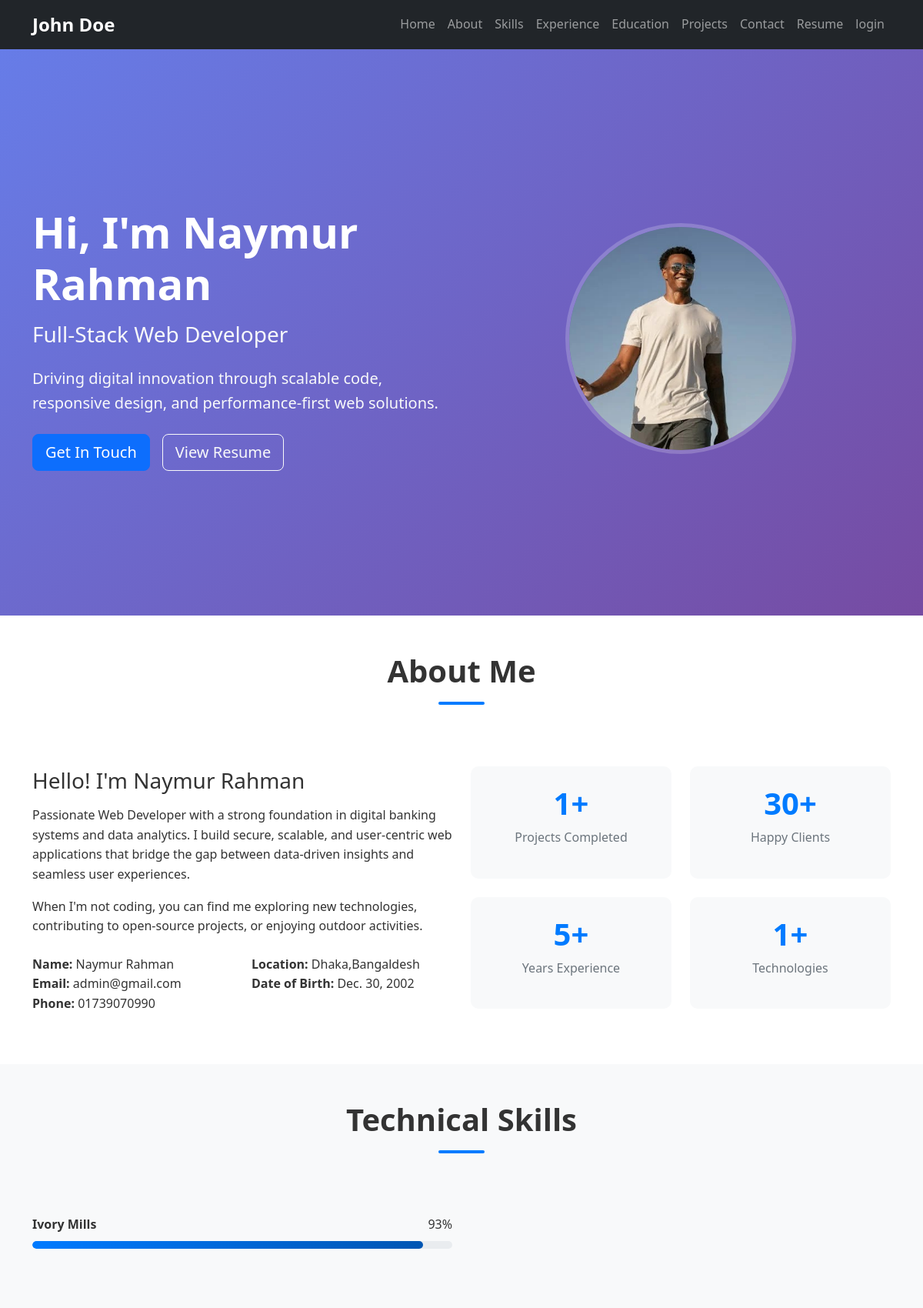
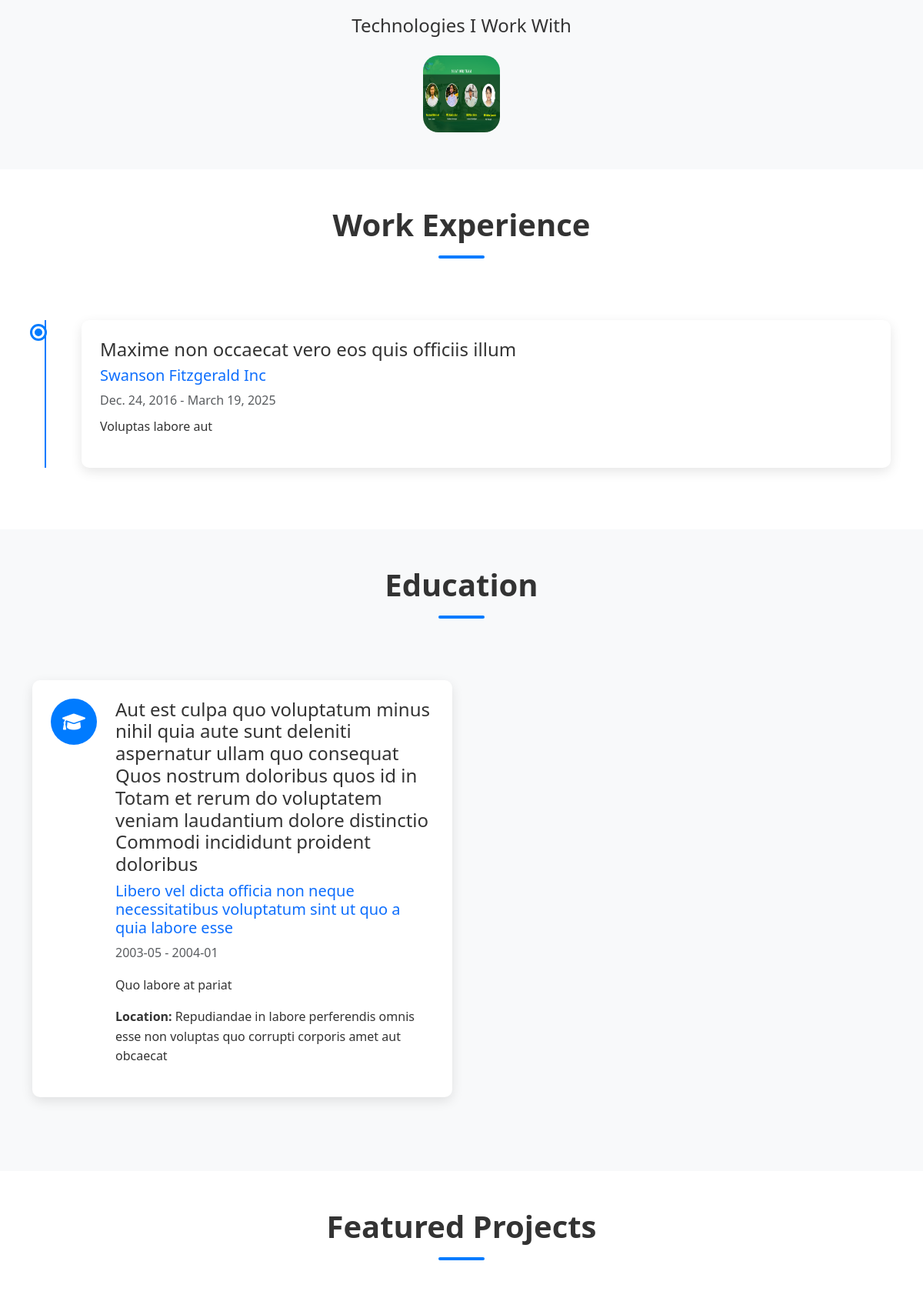
The page / (upper part) on the database its author committed (2 pictures, top to bottom).
### app/models.py (models this page shows, shortened)
class CustomUserModel(AbstractUser):
    fullname = models.CharField(max_length=255, null=True, blank=True)
    phone = models.CharField(max_length=20, null=True, blank=True)
    title = models.CharField(max_length=100, help_text="Professional title (e.g., Full Stack Developer)", null=True, blank=True)
    date_of_birth = models.DateField(null=True, blank=True)
    bio = models.TextField(max_length=500, help_text="Short bio for hero section", null=True, blank=True)
    about_description = models.TextField(help_text="Detailed about description", null=True, blank=True)
    profile_image = models.ImageField(upload_to='profile_images/', blank=True, null=True)
    resume_file = models.FileField(upload_to='resumes/', blank=True, null=True)
    location = models.CharField(max_length=100, null=True, blank=True)
    linkedin_url = models.URLField(null=True, blank=True)
    github_url = models.URLField(null=True, blank=True)
    twitter_url = models.URLField(null=True, blank=True)
    instagram_url = models.URLField(null=True, blank=True)
    created_at = models.DateTimeField(auto_now_add=True)
    updated_at = models.DateTimeField(auto_now=True)

class skillModel(models.Model):
    user = models.ForeignKey(CustomUserModel, on_delete=models.CASCADE, related_name='skills')
    skill_name = models.CharField(max_length=100)
    image = models.ImageField(upload_to='skill_images/', blank=True, null=True)
    level = models.PositiveIntegerField(default=0, null=True, blank=True)
    created_at = models.DateTimeField(auto_now_add=True)
    updated_at = models.DateTimeField(auto_now=True)

class experienceModel(models.Model):
    user = models.ForeignKey(CustomUserModel, on_delete=models.CASCADE, related_name='experiences')
    job_title = models.CharField(max_length=200)
    company_name = models.CharField(max_length=200)
    location = models.CharField(max_length=100, null=True, blank=True)
    start_date = models.DateField()
    end_date = models.DateField(null=True, blank=True)
    description = models.TextField()
    created_at = models.DateTimeField(auto_now_add=True)
    updated_at = models.DateTimeField(auto_now=True)

class educationModel(models.Model):
    user = models.ForeignKey(CustomUserModel, on_delete=models.CASCADE, related_name='educations')
    degree = models.CharField(max_length=200)
    field_of_study = models.CharField(max_length=200)
    institution = models.CharField(max_length=200)
    start_date = models.DateField()
    end_date = models.DateField(null=True, blank=True)
    description = models.TextField()
    location = models.CharField(max_length=100, null=True, blank=True)
    cgpa = models.CharField(max_length=50, null=True, blank=True)
    out_of = models.CharField(max_length=50, null=True, blank=True)
    created_at = models.DateTimeField(auto_now_add=True)
    updated_at = models.DateTimeField(auto_now=True)

### app/views.py (the view)
# urls.py: path('', home_view, name='home'),
def home_view(request,user_id=None):
    if user_id:
        user_profile = get_object_or_404(CustomUserModel, id=user_id)
    else:
        user_profile = CustomUserModel.objects.order_by('-id').first()
    skills = skillModel.objects.filter(user=user_profile)
    projects = projectModel.objects.filter(user=user_profile).order_by('-created_at')
    for project in projects:
        project.tech_list = [t.strip() for t in (project.track_user or "").split(",")]
    experiences = experienceModel.objects.filter(user=user_profile)
    educations = educationModel.objects.filter(user=user_profile).order_by('-start_date')
    project_count = projects.filter(user=user_profile).count()
    technology=skillModel.objects.filter(user=user_profile).count()
    form = ContactForm(request.POST or None)
    form = ContactForm(request.POST or None)
    if request.method == 'POST':
        if form.is_valid():
            form.save()
            messages.success(request, "Thank you for your message!")  # <-- correct
            return redirect('home')
    context = {
        'user_profile': user_profile,
        'skills': skills,
        'projects': projects,
        'experiences': experiences,
        'educations': educations,
        'user': user_profile,
        'project_count': project_count,
        'technology': technology,
        'form': form
    }
    return render(request, 'frontend/index.html', context)

### app/templates/frontend/index.html (shortened to what this page needs)
{% load static %}
<!DOCTYPE html>
<html lang="en">
<head>
    <link href="https://cdn.jsdelivr.net/npm/bootstrap@5.3.0/dist/css/bootstrap.min.css" rel="stylesheet">
    <link href="https://cdnjs.cloudflare.com/ajax/libs/font-awesome/6.0.0/css/all.min.css" rel="stylesheet">
    <link href="{% static 'styles.css' %}" rel="stylesheet">
</head>
<body>
    <nav class="navbar navbar-expand-lg navbar-dark bg-dark fixed-top">
        <div class="container">
            <a class="navbar-brand fw-bold" href="#home">John Doe</a>
            <div class="collapse navbar-collapse" id="navbarNav">
                <ul class="navbar-nav ms-auto">
                    <li class="nav-item">
                        <a class="nav-link" href="#home">Home</a>
                    </li>
                    <li class="nav-item">
                        <a class="nav-link" href="#about">About</a>
                    </li>
                    <li class="nav-item">
                        <a class="nav-link" href="#skills">Skills</a>
                    </li>
                    <li class="nav-item">
                        <a class="nav-link" href="#experience">Experience</a>
                    </li>
                    <li class="nav-item">
                        <a class="nav-link" href="#education">Education</a>
                    </li>
                    <li class="nav-item">
                        <a class="nav-link" href="#projects">Projects</a>
                    </li>
                    <li class="nav-item">
                        <a class="nav-link" href="#contact">Contact</a>
                    </li>
                    <li class="nav-item">
                        <a class="nav-link" href="{% url 'resume' %}">Resume</a>
                    </li>
                    <li class="nav-item">
                        <a class="nav-link" href="{% url 'login' %}">login</a>
                    </li>
                </ul>
            </div>
        </div>
    </nav>
    <section id="home" class="hero-section d-flex align-items-center">
        <div class="container">
            <div class="row align-items-center">
                <div class="col-lg-6">
                    <h1 class="display-4 fw-bold text-white mb-3">Hi, I'm {{user.fullname}}</h1>
                    <h2 class="h3 text-light mb-4">{{user.title}}</h2>
                    <p class="lead text-light mb-4">{{user.bio}}</p>
                    <div class="d-flex gap-3">
                        <a href="#contact" class="btn btn-primary btn-lg">Get In Touch</a>
                        {% if user.resume_file %}<a href="{{user.resume_file.url}}" class="btn btn-outline-light btn-lg" target="_blank">View Resume</a>{% endif %}
                    </div>
                </div>
                <div class="col-lg-6 text-center">
                    {% if user.profile_image %}<img src="{{user.profile_image.url}}" alt="{{user.fullname}}" class="img-fluid rounded-circle profile-img">{% endif %}
                </div>
            </div>
        </div>
    </section>
    <section id="about" class="py-5">
        <div class="container">
            <div class="row">
                <div class="col-lg-12 text-center mb-5">
                    <h2 class="section-title">About Me</h2>
                    <div class="section-divider"></div>
                </div>
            </div>
            <div class="row align-items-center">
                <div class="col-lg-6">
                    <h3 class="mb-3">Hello! I'm {{user.fullname}}</h3>
                    <p class="mb-3">{{user.about_description}}</p>
                    <p class="mb-4">When I'm not coding, you can find me exploring new technologies, contributing to open-source projects, or enjoying outdoor activities.</p>
                    <div class="row">
                        <div class="col-md-6">
                            <ul class="list-unstyled">
                                <li><strong>Name:</strong> {{user.fullname}}</li>
                                <li><strong>Email:</strong> {{user.email}}</li>
                                <li><strong>Phone:</strong> {{user.phone}}</li>
                            </ul>
                        </div>
                        <div class="col-md-6">
                            <ul class="list-unstyled">
                                <li><strong>Location:</strong> {{user.location}}</li>
                                <li><strong>Date of Birth:</strong> {{user.date_of_birth}}</li>
                            </ul>
                        </div>
                    </div>
                </div>
                <div class="col-lg-6">
                    <div class="about-stats">
                        <div class="row text-center">
                            <div class="col-6 mb-4">
                                <div class="stat-item">
                                    <h3 class="stat-number">{{project_count}}+</h3>
                                    <p class="stat-label">Projects Completed</p>
                                </div>
                            </div>
                            <div class="col-6 mb-4">
                                <div class="stat-item">
                                    <h3 class="stat-number">30+</h3>
                                    <p class="stat-label">Happy Clients</p>
                                </div>
                            </div>
                            <div class="col-6 mb-4">
                                <div class="stat-item">
                                    <h3 class="stat-number">5+</h3>
                                    <p class="stat-label">Years Experience</p>
                                </div>
                            </div>
                            <div class="col-6 mb-4">
                                <div class="stat-item">
                                    <h3 class="stat-number">{{technology}}+</h3>
                                    <p class="stat-label">Technologies</p>
                                </div>
                            </div>
                        </div>
                    </div>
                </div>
            </div>
        </div>
    </section>
    <section id="skills" class="py-5 bg-light">
        <div class="container">
            <div class="row">
                <div class="col-lg-12 text-center mb-5">
                    <h2 class="section-title">Technical Skills</h2>
                    <div class="section-divider"></div>
                </div>
            </div>
            <div class="row">
                {% for skill in skills %}
                <div class="col-lg-6 mb-4">
                    <div class="skill-item">
                        <div class="d-flex justify-content-between mb-2">
                            <span class="skill-name">{{ skill.skill_name }}</span>
                            <span class="skill-percentage">{{ skill.level }}%</span>
                        </div>
                        <div class="progress">
                            <div class="progress-bar" style="width: {{ skill.level }}%"></div>
                        </div>
                    </div>
                </div>
                {% endfor %}
            </div>
            <div class="row mt-5">
                <div class="col-12 text-center">
                    <h4 class="mb-4">Technologies I Work With</h4>
                    <div class="tech-icons">
                        {% for skill in skills %}
                            <div class="tech-icon">
                                <img src="{{ skill.image.url }}" alt="{{ skill.skill_name }}" title="{{ skill.skill_name }}">
                            </div>
                        {% endfor %}
                    </div>
                </div>
            </div>
        </div>
    </section>
    <section id="experience" class="py-5">
        <div class="container">
            <div class="row">
                <div class="col-lg-12 text-center mb-5">
                    <h2 class="section-title">Work Experience</h2>
                    <div class="section-divider"></div>
                </div>
            </div>
            <div class="row">
                <div class="col-lg-12">
                    <div class="timeline">
                        {% for experience in experiences %}
                        <div class="timeline-item">
                            <div class="timeline-marker"></div>
                            <div class="timeline-content">
                                <h4>{{ experience.job_title }}</h4>
                                <h5 class="text-primary">{{ experience.company_name }}</h5>
                                <p class="text-muted mb-2">{{ experience.start_date }} - {% if   experience.end_date %}{{ experience.end_date }}{% else %}Present{% endif %}</p>
                                <p>{{ experience.description }}</p>
                            </div>
                        </div>
                        {% endfor %}
                    </div>
                </div>
            </div>
        </div>
    </section>
    <section id="education" class="py-5 bg-light">
        <div class="container">
            <div class="row">
                <div class="col-lg-12 text-center mb-5">
                    <h2 class="section-title">Education</h2>
                    <div class="section-divider"></div>
                </div>
            </div>
            <div class="row">
                 {% for education in educations %}
    <div class="col-lg-6 mb-4">
        <div class="education-item">
            <div class="education-icon">
                <i class="fas fa-graduation-cap"></i>
            </div>
            <div class="education-content">
                <h4>{{ education.degree }} in {{ education.field_of_study }}</h4>
                <h5 class="text-primary">{{ education.institution }}</h5>
                <p class="text-muted">
                    {{ education.start_date|date:"Y-m" }} -
                    {% if education.end_date %}{{ education.end_date|date:"Y-m" }}{% else %}Present{% endif %}
                </p>
                <p>{{ education.description }}</p>
                {% if education.location %}
                <p><strong>Location:</strong> {{ education.location }}</p>
                {% endif %}
            </div>
        </div>
    </div>
    {% empty %}
    <p>No education records found.</p>
    {% endfor %}
            </div>
        </div>
    </section>
    <section id="projects" class="py-5">
        <div class="container">
            <div class="row">
                <div class="col-lg-12 text-center mb-5">
                    <h2 class="section-title">Featured Projects</h2>
                    <div class="section-divider"></div>
                </div>
            </div>
        </div>
    </section>
</body>
</html>

### rows shown on the page
CustomUserModel: title "Full-Stack Web Developer", bio "Driving digital innovation through scalable code, responsive design, and performance-first web solutions.", profile_image (picture), fullname "Naymur Rahman", about_description "Passionate Web Developer with a strong foundation in digital banking systems and data analytics. I build secure, scalable, and user-centric web applications that bridge the gap between data-driven insights and seamless user experiences.", email "admin@gmail.com", phone "01739070990", location "Dhaka,Bangaldesh", date_of_birth "Dec. 30, 2002"
skillModel: skill_name "Ivory Mills", level "93", image (picture)
experienceModel: job_title "Maxime non occaecat vero eos quis officiis illum", company_name "Swanson Fitzgerald Inc", start_date "Dec. 24, 2016", end_date "March 19, 2025", description "Voluptas labore aut"
educationModel: degree "Aut est culpa quo voluptatum minus nihil quia aute sunt deleniti aspernatur ullam quo consequat Quos nostrum doloribus quos id", field_of_study "Totam et rerum do voluptatem veniam laudantium dolore distinctio Commodi incididunt proident doloribus", institution "Libero vel dicta officia non neque necessitatibus voluptatum sint ut quo a quia labore esse", start_date "2003-05", end_date "2004-01", description "Quo labore at pariat", location "Repudiandae in labore perferendis omnis esse non voluptas quo corrupti corporis amet aut obcaecat"

### other values the page prints
{{ project_count }} "1"
{{ technology }} "1"
